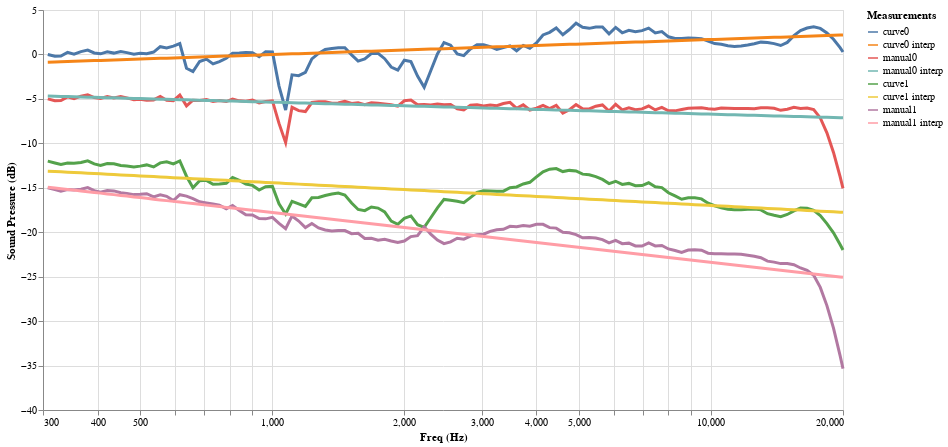

Notebook code cell kept with this figure:
### Code cell
# name of speaker
# speaker_name = 'KEF LS50'
speaker_name = 'KRK Systems Classic 5'
# all graphs for this speaker
df_speaker = df_all_speakers[speaker_name]['ASR']['asr']
# print(df_speaker.keys())
# original_mean = df_speaker['CEA2034_original_mean']
# read EQ for this speaker
my_fs = 48000
my_freq_reg_min = 300
my_freq_mean_min = 100
my_freq_mean_max = 300
manual_peq = parse_eq_iir_rews('../datas/eq/{}/iir.txt'.format(speaker_name), my_fs)
# peq_print(manual_peq)
# curve to optimise for
# curve_name = 'On Axis'
curve_name = ['Listening Window', 'Sound Power']
my_number_curves = len(curve_name)

def getFreq(df_speaker_data):
    # extract LW
    columns = {'Freq'}.union(curve_name)
    df = df_speaker_data['CEA2034_unmelted'].loc[:, columns]
    # selector
    selector = df['Freq']>my_freq_reg_min
    # freq
    freq = df.loc[selector, 'Freq'].values
    local_target = []
    for i in range(0, my_number_curves):
        local_target.append(df.loc[selector, curve_name[i]].values)
    return df, freq, local_target


def getCurve(df, freq, current_curve_name):
    selector = ((df['Freq']>my_freq_mean_min) & (df['Freq']<=my_freq_mean_max))
    # freq
    current_curve = df.loc[df['Freq']>my_freq_reg_min, current_curve_name].values
    # print(len(freq), len(current_curve))
    # compute linear reg on lw
    slope, intercept, r_value, p_value, std_err = linregress(np.log10(freq), current_curve)
    # normalise to have a flat target (primarly for bright speakers)
    #if current_curve_name in ('Listening Window', 'On Axis'):
    #    freq_100_300 = df.loc[selector, 'Freq'].values
    #    lw_100_300 = df.loc[selector, current_curve_name].values
    #    lw_100_300_mean = np.mean(lw_100_300)
    #    print('Mean {} Intercept {}'.format(lw_100_300_mean, intercept))
    #    slope = (lw_100_300_mean-intercept)/(4+math.log10(2))
    # computed on whole freq spectrum
    target_interp = [(slope*math.log10(freq[i])+intercept) for i in range(0, len(freq))]
    print('Slope {} Intercept {} R {} P {} err {}'.format(slope, intercept, r_value, p_value, std_err))
    return target_interp


# compute linear reg on lw filtered
df, freq, target = getFreq(df_all_speakers[speaker_name]['ASR']['asr'])
target_interp = []
for i in range(0, my_number_curves):
    target_interp.append(getCurve(df, freq, curve_name[i]))

#lw_interp_last = lw_interp[-1]-np.mean(lw_interp)
#if lw_interp[-1]-np.mean(lw_interp)>0.3:
#    print('Warning: bright target {}dB at {} Hz'.format(lw_interp_last, freq[-1]))

df_eq, freq_eq, lw_eq = getFreq(df_all_speakers[speaker_name]['ASR']['asr_eq'])
lw_eq_interp = []
for i in range(0, my_number_curves):
    lw_eq_interp.append(getCurve(df_eq, freq_eq, curve_name[i]))

print('manual eq loss: {}'.format(np.linalg.norm(lw_eq[0]-lw_eq_interp[0])+np.linalg.norm(lw_eq[1]-lw_eq_interp[1])))

zero = target[0][0]
alt.Chart(
    graph_melt(
        pd.DataFrame({
            'Freq': freq,
            'curve0': target[0]-zero,
            'curve0 interp': target_interp[0]-zero,
            'manual0': lw_eq[0]-lw_eq[0][0]-5,
            'manual0 interp': lw_eq_interp[0]-lw_eq[0][0]-5,
            'curve1': target[1]-zero-10,
            'curve1 interp': target_interp[1]-zero-10,
            'manual1': lw_eq[1]-lw_eq[1][0]-15,
            'manual1 interp': lw_eq_interp[1]-lw_eq[1][0]-15,
        }))
).mark_line(
    size=3
).encode(
    alt.X('Freq:Q', title='Freq (Hz)', scale=alt.Scale(type='log', nice=False, domain=[my_freq_reg_min, 20000])),
    alt.Y('dB:Q', title='Sound Pressure (dB)', scale=alt.Scale(zero=False, domain=[-40, 5])),
    alt.Color('Measurements', type='nominal', sort=None),
).properties(
    width=800,
    height=400
)

### Figure 1 — Vega-Lite specification as saved in the notebook (floating-point values rounded to 4 significant figures; data arrays with more than 128 entries replaced by an {"elided": "..."} marker saying what was removed)
{"config": {"view": {"continuousWidth": 400, "continuousHeight": 300}}, "data": {"name": "data-57e89caf3e741a3d29e1a3b0f5611faa"}, "mark": {"type": "line", "size": 3}, "encoding": {"color": {"type": "nominal", "field": "Measurements", "sort": null}, "x": {"type": "quantitative", "field": "Freq", "scale": {"domain": [300, 20000], "nice": false, "type": "log"}, "title": "Freq (Hz)"}, "y": {"type": "quantitative", "field": "dB", "scale": {"domain": [-40, 5], "zero": false}, "title": "Sound Pressure (dB)"}}, "height": 400, "width": 800, "$schema": "https://vega.github.io/schema/vega-lite/v4.8.1.json", "datasets": {"data-57e89caf3e741a3d29e1a3b0f5611faa": {"elided": "976 records"}}}
